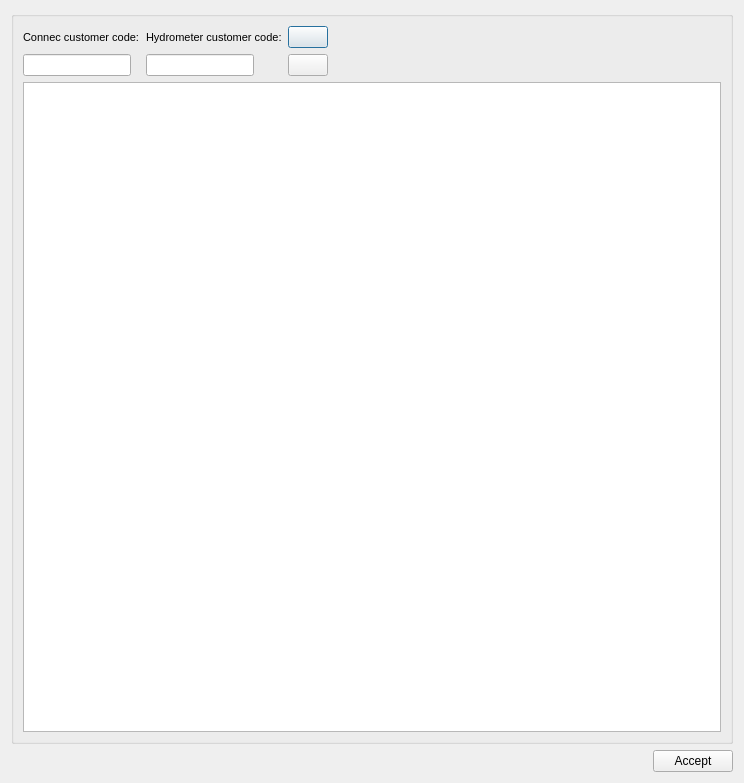
<?xml version="1.0" encoding="UTF-8"?>
<ui version="4.0">
 <class>dlg_mincut_hydrometer</class>
 <widget class="QDialog" name="dlg_mincut_hydrometer">
  <property name="geometry">
   <rect>
    <x>0</x>
    <y>0</y>
    <width>744</width>
    <height>783</height>
   </rect>
  </property>
  <property name="windowTitle">
   <string>Mincut hydrometer</string>
  </property>
  <layout class="QVBoxLayout" name="verticalLayout_4">
   <item>
    <widget class="QGroupBox" name="groupBox">
     <property name="title">
      <string/>
     </property>
     <layout class="QVBoxLayout" name="verticalLayout_3">
      <item>
       <layout class="QHBoxLayout" name="horizontalLayout">
        <item>
         <layout class="QVBoxLayout" name="verticalLayout">
          <item>
           <widget class="QLabel" name="lbl_ccc">
            <property name="font">
             <font>
              <pointsize>8</pointsize>
             </font>
            </property>
            <property name="frameShape">
             <enum>QFrame::NoFrame</enum>
            </property>
            <property name="frameShadow">
             <enum>QFrame::Plain</enum>
            </property>
            <property name="text">
             <string>Connec customer code:</string>
            </property>
            <property name="textFormat">
             <enum>Qt::AutoText</enum>
            </property>
            <property name="scaledContents">
             <bool>false</bool>
            </property>
            <property name="alignment">
             <set>Qt::AlignLeading|Qt::AlignLeft|Qt::AlignVCenter</set>
            </property>
            <property name="margin">
             <number>3</number>
            </property>
           </widget>
          </item>
          <item>
           <widget class="QLineEdit" name="customer_code_connec">
            <property name="sizePolicy">
             <sizepolicy hsizetype="Fixed" vsizetype="Fixed">
              <horstretch>0</horstretch>
              <verstretch>0</verstretch>
             </sizepolicy>
            </property>
           </widget>
          </item>
         </layout>
        </item>
        <item>
         <layout class="QVBoxLayout" name="verticalLayout_2">
          <item>
           <widget class="QLabel" name="lbl_hcc">
            <property name="font">
             <font>
              <pointsize>8</pointsize>
             </font>
            </property>
            <property name="frameShape">
             <enum>QFrame::NoFrame</enum>
            </property>
            <property name="frameShadow">
             <enum>QFrame::Raised</enum>
            </property>
            <property name="text">
             <string>Hydrometer customer code:</string>
            </property>
            <property name="textFormat">
             <enum>Qt::AutoText</enum>
            </property>
            <property name="scaledContents">
             <bool>false</bool>
            </property>
            <property name="margin">
             <number>3</number>
            </property>
           </widget>
          </item>
          <item>
           <widget class="QLineEdit" name="hydrometer_cc">
            <property name="sizePolicy">
             <sizepolicy hsizetype="Fixed" vsizetype="Fixed">
              <horstretch>0</horstretch>
              <verstretch>0</verstretch>
             </sizepolicy>
            </property>
           </widget>
          </item>
         </layout>
        </item>
        <item>
         <layout class="QVBoxLayout" name="verticalLayout_5">
          <item>
           <widget class="QPushButton" name="btn_insert">
            <property name="text">
             <string/>
            </property>
           </widget>
          </item>
          <item>
           <widget class="QPushButton" name="btn_delete">
            <property name="text">
             <string/>
            </property>
           </widget>
          </item>
         </layout>
        </item>
        <item>
         <spacer name="horizontalSpacer_2">
          <property name="orientation">
           <enum>Qt::Horizontal</enum>
          </property>
          <property name="sizeHint" stdset="0">
           <size>
            <width>40</width>
            <height>20</height>
           </size>
          </property>
         </spacer>
        </item>
       </layout>
      </item>
      <item>
       <widget class="QTableView" name="tbl_hydro">
        <property name="sortingEnabled">
         <bool>true</bool>
        </property>
       </widget>
      </item>
     </layout>
    </widget>
   </item>
   <item>
    <layout class="QGridLayout" name="lyt_buttons">
     <property name="topMargin">
      <number>0</number>
     </property>
     <item row="0" column="0">
      <spacer name="horizontalSpacer">
       <property name="orientation">
        <enum>Qt::Horizontal</enum>
       </property>
       <property name="sizeHint" stdset="0">
        <size>
         <width>40</width>
         <height>20</height>
        </size>
       </property>
      </spacer>
     </item>
     <item row="0" column="1">
      <widget class="QPushButton" name="btn_accept">
       <property name="text">
        <string>Accept</string>
       </property>
      </widget>
     </item>
    </layout>
   </item>
  </layout>
 </widget>
 <resources/>
 <connections/>
</ui>
